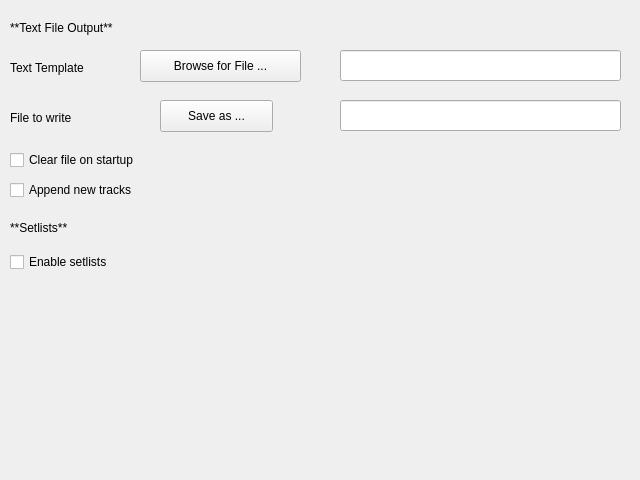
<?xml version="1.0" encoding="UTF-8"?>
<ui version="4.0">
 <class>txtoutput_ui</class>
 <widget class="QWidget" name="txtoutput_ui">
  <property name="geometry">
   <rect>
    <x>0</x>
    <y>0</y>
    <width>640</width>
    <height>480</height>
   </rect>
  </property>
  <property name="windowTitle">
   <string>Text File Output</string>
  </property>
  <property name="toolTip">
   <string extracomment="Clear the file content on startup."/>
  </property>
  <property name="displayName" stdset="0">
   <string>Text File Output</string>
  </property>
  <widget class="QLabel" name="text_header_label">
   <property name="geometry">
    <rect>
     <x>10</x>
     <y>20</y>
     <width>261</width>
     <height>16</height>
    </rect>
   </property>
   <property name="text">
    <string>**Text File Output**</string>
   </property>
   <property name="textFormat">
    <enum>Qt::MarkdownText</enum>
   </property>
  </widget>
  <widget class="QLabel" name="texttemplate_label">
   <property name="geometry">
    <rect>
     <x>10</x>
     <y>60</y>
     <width>111</width>
     <height>16</height>
    </rect>
   </property>
   <property name="text">
    <string>Text Template</string>
   </property>
  </widget>
  <widget class="QPushButton" name="texttemplate_button">
   <property name="geometry">
    <rect>
     <x>140</x>
     <y>50</y>
     <width>161</width>
     <height>32</height>
    </rect>
   </property>
   <property name="text">
    <string>Browse for File ...</string>
   </property>
  </widget>
  <widget class="QPushButton" name="textoutput_button">
   <property name="geometry">
    <rect>
     <x>160</x>
     <y>100</y>
     <width>113</width>
     <height>32</height>
    </rect>
   </property>
   <property name="text">
    <string>Save as ...</string>
   </property>
  </widget>
  <widget class="QLabel" name="textoutput_label">
   <property name="geometry">
    <rect>
     <x>10</x>
     <y>110</y>
     <width>111</width>
     <height>16</height>
    </rect>
   </property>
   <property name="text">
    <string>File to write</string>
   </property>
  </widget>
  <widget class="QLineEdit" name="texttemplate_lineedit">
   <property name="geometry">
    <rect>
     <x>340</x>
     <y>50</y>
     <width>281</width>
     <height>31</height>
    </rect>
   </property>
  </widget>
  <widget class="QLineEdit" name="textoutput_lineedit">
   <property name="geometry">
    <rect>
     <x>340</x>
     <y>100</y>
     <width>281</width>
     <height>31</height>
    </rect>
   </property>
  </widget>
  <widget class="QCheckBox" name="setlist_checkbox">
   <property name="geometry">
    <rect>
     <x>10</x>
     <y>250</y>
     <width>111</width>
     <height>24</height>
    </rect>
   </property>
   <property name="text">
    <string>Enable setlists</string>
   </property>
  </widget>
  <widget class="QCheckBox" name="clear_checkbox">
   <property name="geometry">
    <rect>
     <x>10</x>
     <y>150</y>
     <width>211</width>
     <height>20</height>
    </rect>
   </property>
   <property name="toolTip">
    <string extracomment="Empty the file contents on application launch"/>
   </property>
   <property name="text">
    <string>Clear file on startup</string>
   </property>
  </widget>
  <widget class="QCheckBox" name="append_checkbox">
   <property name="geometry">
    <rect>
     <x>10</x>
     <y>180</y>
     <width>211</width>
     <height>20</height>
    </rect>
   </property>
   <property name="toolTip">
    <string extracomment="Add to the content rather than replace it."/>
   </property>
   <property name="text">
    <string>Append new tracks</string>
   </property>
  </widget>
  <widget class="QLabel" name="setlis_label">
   <property name="geometry">
    <rect>
     <x>10</x>
     <y>220</y>
     <width>261</width>
     <height>16</height>
    </rect>
   </property>
   <property name="text">
    <string>**Setlists**</string>
   </property>
   <property name="textFormat">
    <enum>Qt::MarkdownText</enum>
   </property>
  </widget>
 </widget>
 <resources/>
 <connections/>
</ui>
